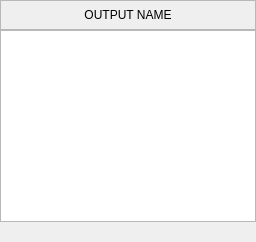
                        <widget class="QWidget" name="page_previewTree">
                         <layout class="QVBoxLayout" name="verticalLayout_35">
                          <property name="spacing">
                           <number>0</number>
                          </property>
                          <property name="leftMargin">
                           <number>0</number>
                          </property>
                          <property name="topMargin">
                           <number>0</number>
                          </property>
                          <property name="rightMargin">
                           <number>0</number>
                          </property>
                          <property name="bottomMargin">
                           <number>20</number>
                          </property>
                          <item>
                           <layout class="QVBoxLayout" name="verticalLayout_34">
                            <property name="spacing">
                             <number>0</number>
                            </property>
                            <item>
                             <widget class="QFrame" name="frame_previewTreeHeader">
                              <property name="minimumSize">
                               <size>
                                <width>0</width>
                                <height>30</height>
                               </size>
                              </property>
                              <property name="frameShape">
                               <enum>QFrame::StyledPanel</enum>
                              </property>
                              <property name="frameShadow">
                               <enum>QFrame::Raised</enum>
                              </property>
                              <layout class="QHBoxLayout" name="horizontalLayout_69">
                               <property name="spacing">
                                <number>0</number>
                               </property>
                               <property name="leftMargin">
                                <number>0</number>
                               </property>
                               <property name="topMargin">
                                <number>0</number>
                               </property>
                               <property name="rightMargin">
                                <number>0</number>
                               </property>
                               <property name="bottomMargin">
                                <number>0</number>
                               </property>
                               <item>
                                <widget class="QLabel" name="label_previewTreeHeader">
                                 <property name="text">
                                  <string>OUTPUT NAME</string>
                                 </property>
                                 <property name="alignment">
                                  <set>Qt::AlignCenter</set>
                                 </property>
                                </widget>
                               </item>
                              </layout>
                             </widget>
                            </item>
                            <item>
                             <widget class="QTreeView" name="tree_preview"/>
                            </item>
                           </layout>
                          </item>
                         </layout>
                        </widget>
